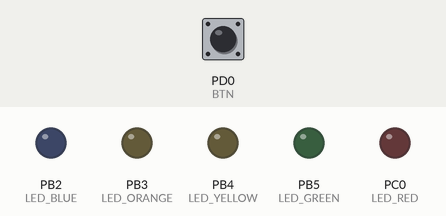
This program was run on a simulated ATmega328P, built with avr-gcc and emulated at 16 MHz. On the bench: output pins drawn as LEDs (lit = HIGH). Dashed ring = blinking. The inputs (shaded band) are chosen by the test bench; at power-on: PD0 (BTN) HIGH.

Above: at 1.2 s.
1.3 s: PD0 (BTN) pulled LOW for 1 s
At 1.55 s:
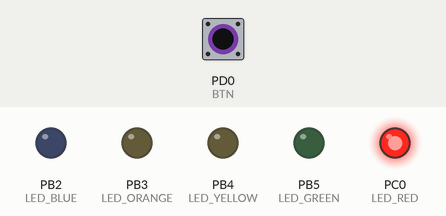
At 2.2 s:
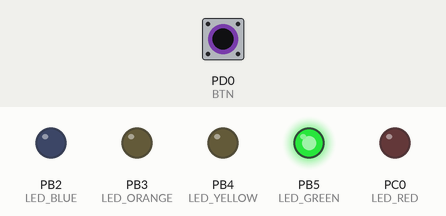
3.8 s: PD0 (BTN) pulled LOW for 3.2 s
At 5.05 s:
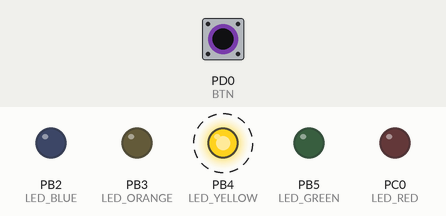
Timing chart, 0 to 8.8 s (numbered marks = the images above; inputs shaded):
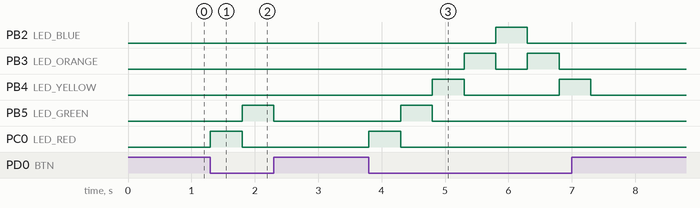

The program:

main.c
```c
// (licence header left out)
/* Defines -----------------------------------------------------------*/

#define LED_RED    PC0
#define LED_GREEN  PB5
#define LED_YELLOW PB4
#define LED_ORANGE PB3
#define LED_BLUE   PB2
#define BTN		   PD0


#define BLINK_DELAY 500
#ifndef F_CPU
#define F_CPU 16000000      // CPU frequency in Hz required for delay
#endif


/* Includes ----------------------------------------------------------*/
#include <util/delay.h>     // Functions for busy-wait delay loops
#include <avr/io.h>         // AVR device-specific IO definitions


/* Functions ---------------------------------------------------------*/
/**
 * Main function where the program execution begins. Toggle two LEDs
 * when a push button is pressed.
 */
int main(void)
{


    DDRB = DDRB | (1<<LED_GREEN);
	DDRB = DDRB | (1<<LED_ORANGE);
	DDRB = DDRB | (1<<LED_BLUE);
    DDRB = DDRB | (1<<LED_YELLOW);
    DDRC = DDRC | (1 << LED_RED );


	PORTB = PORTB & ~(1<<LED_GREEN);
    PORTB = PORTB & ~(1<<LED_ORANGE);
    PORTB = PORTB & ~(1<<LED_BLUE);
   	PORTB = PORTB & ~(1<<LED_YELLOW);
	PORTC = PORTC & ~(1<<LED_RED);


	   DDRD = DDRD & ~(1<<BTN); //Turn OFF
	   PORTD = PORTD | (1<<BTN);

    // Infinite loop
    while (1)
    {
        // Pause several milliseconds

//1
if (bit_is_clear(PIND, BTN))
	{
		PORTC=PORTC ^ (1<<LED_RED);
		_delay_ms(BLINK_DELAY);
		PORTC = PORTC & ~(1<<LED_RED);
	}
//2
if (bit_is_clear(PIND, BTN))
	{
		PORTB=PORTB ^ (1<<LED_GREEN);
		_delay_ms(BLINK_DELAY);
		PORTB = PORTB & ~(1<<LED_GREEN);
	}
//3
if (bit_is_clear(PIND, BTN))
{
		PORTB=PORTB ^ (1<< LED_YELLOW);
		_delay_ms(BLINK_DELAY);
		PORTB = PORTB & ~(1<<LED_YELLOW);
}
//4
if (bit_is_clear(PIND, BTN))
{
		PORTB=PORTB ^ (1<< LED_ORANGE);
		 _delay_ms(BLINK_DELAY);
		 PORTB = PORTB & ~(1<<LED_ORANGE);
}
//5
if (bit_is_clear(PIND, BTN))
{
		 PORTB=PORTB ^ (1<< LED_BLUE);
		 _delay_ms(BLINK_DELAY);
		 PORTB = PORTB & ~(1<<LED_BLUE);
}
//4
if (bit_is_clear(PIND, BTN))
{
		PORTB=PORTB ^ (1<< LED_ORANGE);
		_delay_ms(BLINK_DELAY);
		PORTB = PORTB & ~(1<<LED_ORANGE);
}
//3
if (bit_is_clear(PIND, BTN))
{
		PORTB=PORTB ^ (1<< LED_YELLOW);
		_delay_ms(BLINK_DELAY);
		PORTB = PORTB & ~(1<<LED_YELLOW);
}
//2
if (bit_is_clear(PIND, BTN))
{
		PORTB=PORTB ^ (1<<LED_GREEN);
		_delay_ms(BLINK_DELAY);
		PORTB = PORTB & ~(1<<LED_GREEN);
}
_delay_ms(50);


	}
    // Will never reach this
    return 0;
}
```

Measured:
- after the input at 1.3 s, PB5 (LED_GREEN): LOW → HIGH after 0.50 s, → LOW 0.50 s later; PC0 (LED_RED): LOW → HIGH at once, → LOW 0.50 s later
- after the input at 3.8 s, PB2 (LED_BLUE): LOW → HIGH after 2.0 s, → LOW 0.50 s later; PB3 (LED_ORANGE): alternates HIGH for 0.50 s and LOW for 0.50 s, 4 changes in all, then stays LOW, starting after 1.5 s
